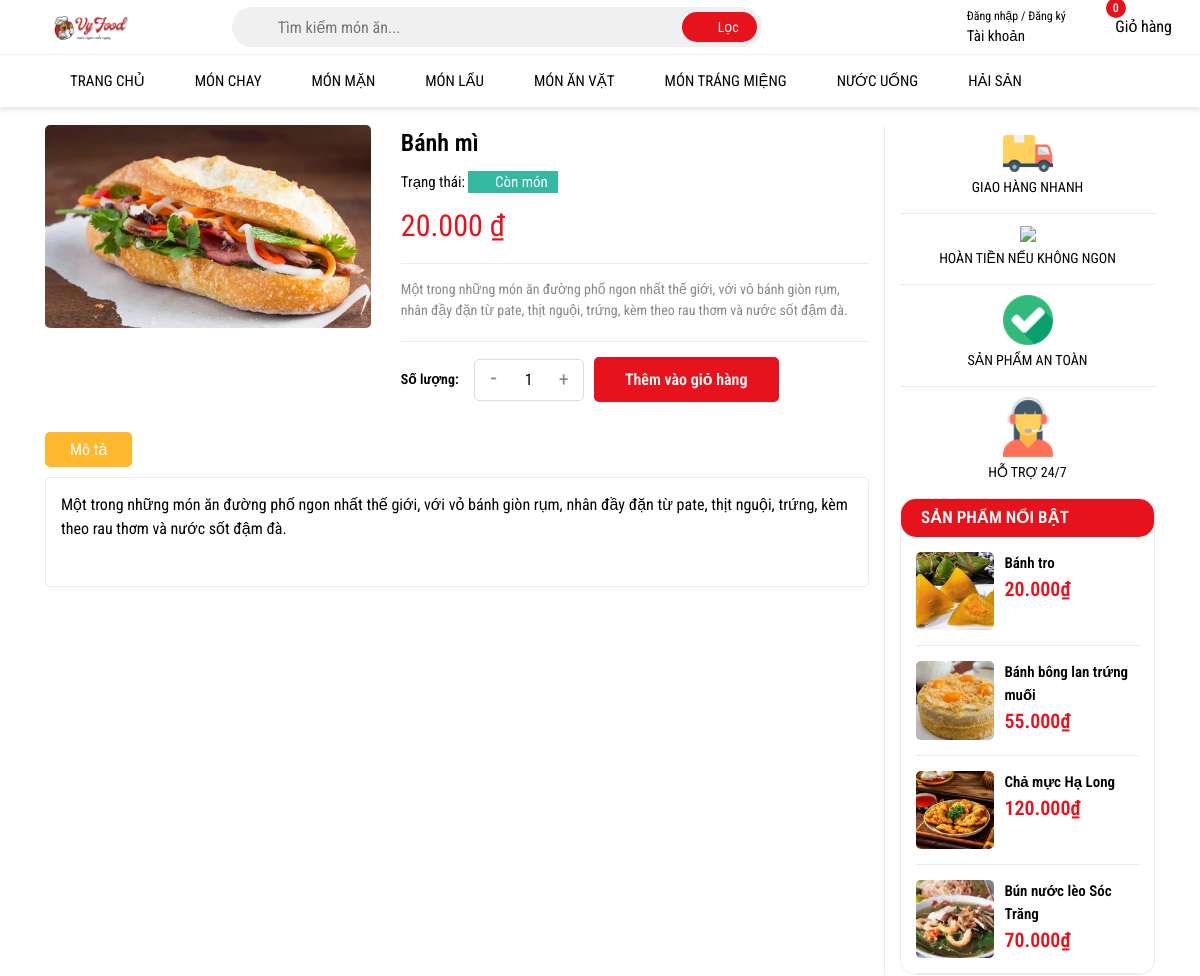
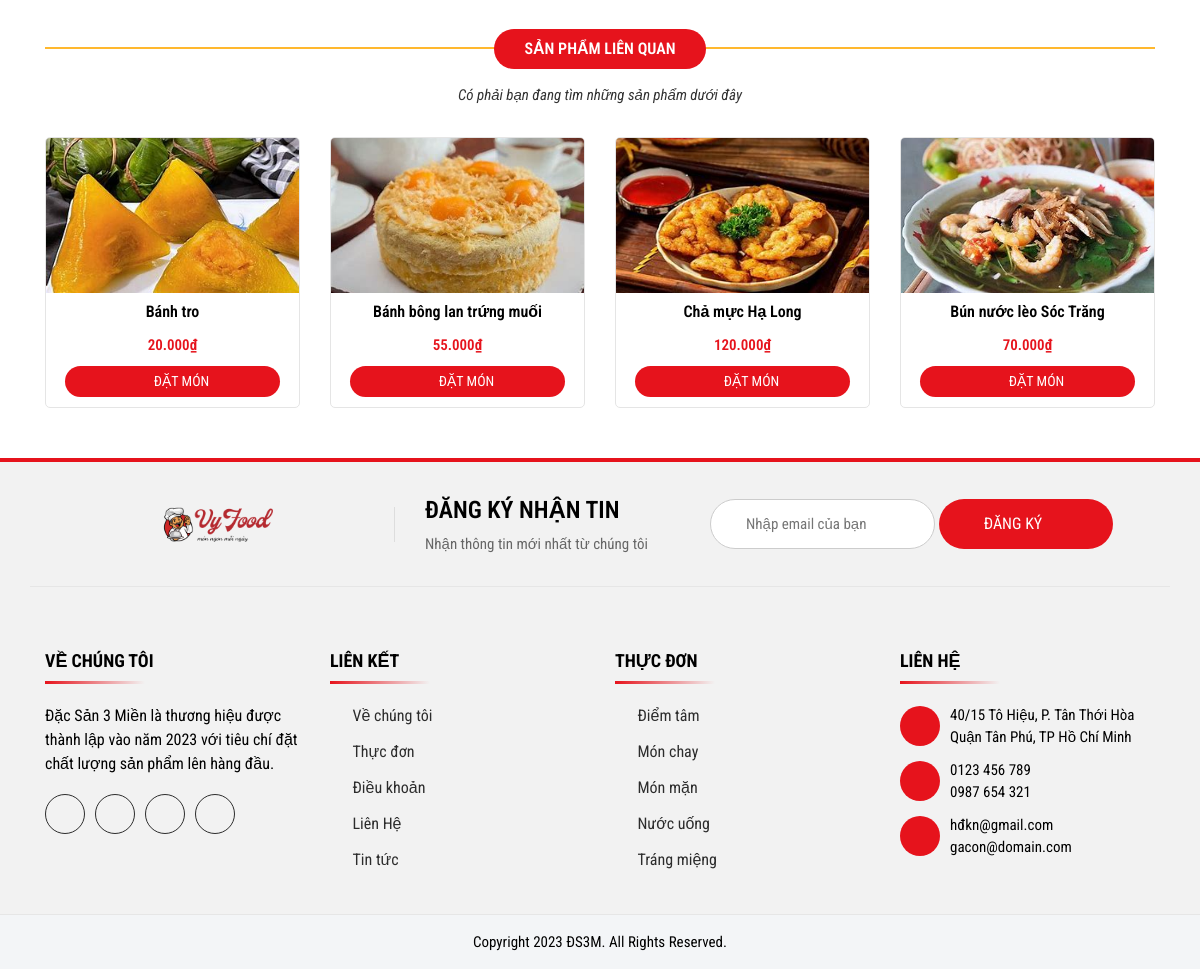
Screenshot of /chitietsp.php?id=2 with the database file from the repository (2 pictures, top to bottom).
### tables this page shows
CREATE TABLE `sanpham` (
  `ID` int(11) NOT NULL,
  `Name` varchar(255) NOT NULL,
  `Image` varchar(255) NOT NULL,
  `Price` int(255) NOT NULL,
  `Describtion` varchar(255) NOT NULL,
  `Type` enum('món chay','món mặn','món lẩu','món ăn vặt','món tráng miệng','nước uống','hải sản') NOT NULL,
  `Visible` TINYINT(1) DEFAULT 1
);

### chitietsp.php (the view, shortened to what this page needs)
<!DOCTYPE html>
<html lang="en">
  <head>
    <link
      rel="stylesheet"
      href="https://cdn.jsdelivr.net/npm/bootstrap@4.0.0/dist/css/bootstrap.min.css"
    />
    <link
      rel="stylesheet"
      href="assets/font-awesome-pro-v6-6.2.0/css/all.min.css"
    />
    <link rel="stylesheet" href="assets/css/base.css" />
    <link rel="stylesheet" href="assets/css/style.css" />
  </head>
  <body>
  <?php
    include_once "includes/header.php";
    ?>
    <?php
        include "connect.php";
        if (isset($_GET['id'])) {
            $id = intval($_GET['id']);
            $sql = "SELECT * FROM sanpham WHERE ID = $id";
            $result = mysqli_query($conn, $sql);
            if (mysqli_num_rows($result) > 0) {
                $row = mysqli_fetch_assoc($result);
            } else {
                echo "<h2>Không tìm thấy sản phẩm!</h2>";
                exit();
            }
        } else {
            echo "<h2>Không có sản phẩm nào được chọn!</h2>";
            exit();
        }
?>
    <div class="chitietSP">
      <div class="container">
        <div class="row">
          <div class="col-xl-9 col-lg-9">
            <div class="row">
              <div class="col-xl-5 col-lg-5">
                <div class="inner-image">
                  <div class="inner-img">
                    <img src="<?php echo $row['Image']?>" />
                  </div>
                </div>
              </div>
              <div class="col-xl-7 col-lg-7">
                <div class="inner-content">
                  <div class="inner-ten"><?php echo $row['Name']?></div>
                  <div class="inner-tt">
                    Trạng thái:
                    <span class="inner-conhang"
                      ><i class="fa-solid fa-check"></i>Còn món</span
                    >
                  </div>
                  <div class="inner-gia"><?php echo $row['Price'] ?>.000 ₫</div>
                  <div class="inner-desc">
                    <?php echo $row['Describtion'] ?>
                  </div>
                </div>
                <div class="inner-add">
                  <div class="inner-sl">Số lượng:</div>
                  <div class="inner-tanggiam">
                    <span id="giam" class="inner-tru">-</span>
                    <input
                      id="tanggiam"
                      type="text"
                      value="1"
                      class="inner-so"
                    />
                    <span id="tang" class="inner-cong">+</span>
                  </div>
                  <button type="button" onclick="notLogin()" class="inner-nut">
                    Thêm vào giỏ hàng
                  </button>
                </div>
              </div>
              <div class="col-xl-12">
                <div class="inner-thongtin">
                  <div class="inner-nut">
                    <button class="inner-mt inner-mt-active">Mô tả</button>
                  </div>
                  <div class="inner-mota">
                    <div class="inner-nd">
                    <?php echo $row['Describtion'] ?>
                    </div>
                  </div>
                </div>
              </div>
            </div>
          </div>
          <div class="col-xl-3 col-lg-3">
            <div class="inner-danhmuc">
              <div class="inner-dm">
                <div class="inner-hinh">
                  <img src="assets/img/service_1.webp" />
                </div>
                <div class="inner-chu">GIAO HÀNG NHANH</div>
              </div>
              <div class="inner-dm">
                <div class="inner-hinh">
                  <img src="assets/img/service_2.png" />
                </div>
                <div class="inner-chu">HOÀN TIỀN NẾU KHÔNG NGON</div>
              </div>
              <div class="inner-dm">
                <div class="inner-hinh">
                  <img src="assets/img/service_3.webp" />
                </div>
                <div class="inner-chu">SẢN PHẨM AN TOÀN</div>
              </div>
              <div class="inner-dm">
                <div class="inner-hinh">
                  <img src="assets/img/service_4.webp" />
                </div>
                <div class="inner-chu">HỖ TRỢ 24/7</div>
              </div>
            </div>
            <?php
include "connect.php";
$sql = "SELECT ID, Name, Image, Price FROM sanpham ORDER BY RAND() LIMIT 4";
$result = $conn->query($sql);
if ($result->num_rows > 0) {
    echo "<div class='inner-noibat'>";
    echo "<div class='inner-nb'>SẢN PHẨM NỔI BẬT</div>";
    echo "<div class='inner-sp'>";
    while ($row = $result->fetch_assoc()) {
        echo "<div class='inner-item'>";
        echo "<a href='chitietsp.php?id=" . $row["ID"] . "' class='inner-anh'>";
        echo "<img src='" . $row["Image"] . "' alt='" . $row["Name"] . "'>";
        echo "</a>";
        echo "<div class='inner-mota'>";
        echo "<div class='inner-ten'>" . $row["Name"] . "</div>";
        echo "<div class='inner-gia'>" . number_format($row["Price"]) . ".000₫</div>";
        echo "</div>";
        echo "</div>";
    }
    echo "</div></div>";
} else {
    echo "<p>Không có món ăn nổi bật nào.</p>";
}
?>
          </div>
        </div>
      </div>
    </div>
    <div class="SanPham">
      <div class="container">
        <div class="row">
          <div class="col-12">
            <div class="inner-head">
              <div class="inner-title">Sản phẩm liên quan</div>
              <p class="inner-desc">
                Có phải bạn đang tìm những sản phẩm dưới đây
              </p>
            </div>
          </div>
          <?php
include "connect.php";
$sql = "SELECT * FROM sanpham ORDER BY RAND() LIMIT 4";
$result = $conn->query($sql);
if ($result->num_rows > 0) {
    while ($row = $result->fetch_assoc()) {
        echo '
        <div class="col-xl-3 col-lg-3 col-md-4 col-sm-6 col-12">
            <div class="inner-item">
              <a href="chitietsp.php?id='.$row['ID'].'" class="inner-img">
                <img src="'.$row['Image'].'" />
              </a>
              <div class="inner-info">
                <div class="inner-ten">'.$row['Name'].'</div>
                <div class="inner-gia">'.number_format($row['Price'], 0, ',', '.').'.000₫</div>
                <a href="chitietsp.php?id='.$row['ID'].'" class="inner-muahang">
                  <i class="fa-solid fa-cart-plus"></i> ĐẶT MÓN
                </a>
              </div>
            </div>
        </div>';
    }
} else {
    echo "Không có sản phẩm nào!";
}
?>
        </div>
      </div>
    </div>
<?php
include_once "includes/footer.php";
?>
</html>

### assets/css/base.css (style rules this page uses)
:root { --color-text: #000000; --color-bg1: #0d5432; --color-bg2: #e6131c; --font: "Roboto Condensed", sans-serif; }
a { text-decoration: none; }
body { color: var(--color-text); font-family: var(--font); overflow-x: hidden; }

### rows the page displays
sanpham: Name "Bánh mì", Price "20", Describtion "Một trong những món ăn đường phố ngon nhất thế giới, với vỏ bánh giòn rụm, nhân đầy đặn từ pate, thịt nguội, trứng, kèm theo rau thơm và nước sốt đậm đà."
sanpham: shows a picture, Name "Bánh tro", Price "20"
sanpham: shows a picture, Name "Bánh bông lan trứng muối", Price "55"
sanpham: shows a picture, Name "Chả mực Hạ Long", Price "120"
sanpham: shows a picture, Name "Bún nước lèo Sóc Trăng", Price "70"
